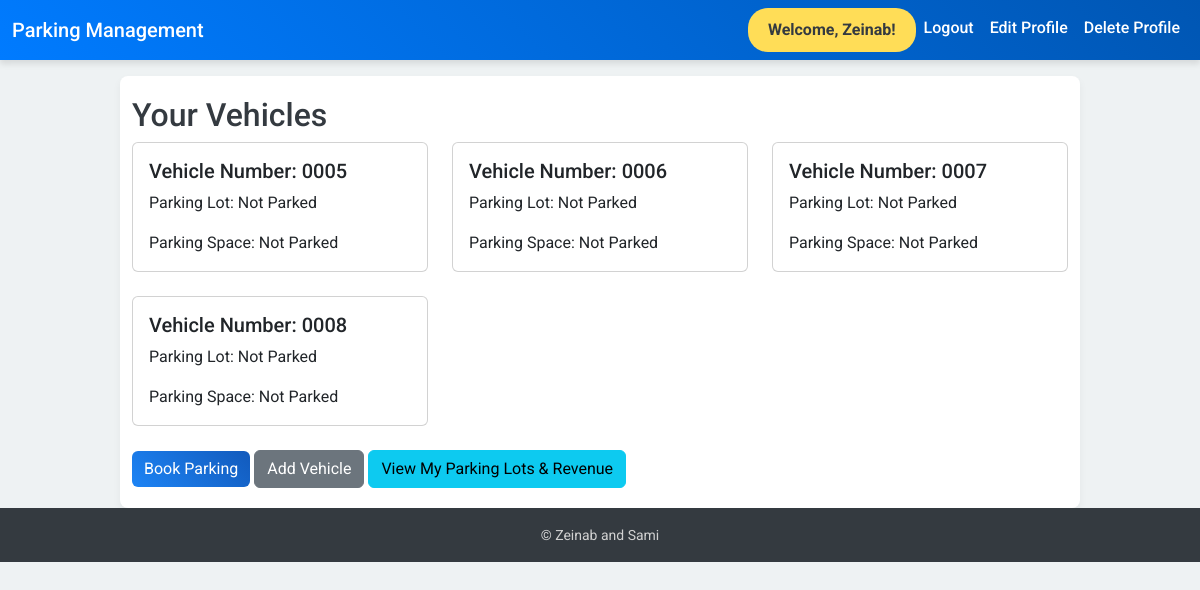
The page / (signed in) on the database its author committed.
### myapp/models.py (models this page shows)
class Vehicle(models.Model):
    user = models.ForeignKey(User, on_delete=models.CASCADE)
    vehicle_number = models.CharField(max_length=20)
    vehicle_type = models.CharField(max_length=20)
    is_parked = models.BooleanField(default=False)

### myapp/views.py (the view)
# urls.py: 2. Add a URL to urlpatterns:  path('', views.home, name='home')
def home(request):
    user = request.user
    vehicles = user.vehicle_set.all()
    vehicle_data = []
    for vehicle in vehicles:
        latest_booking = vehicle.booking_set.order_by('-start_time').first()
        if latest_booking:
            vehicle_data.append({
                'vehicle_number': vehicle.vehicle_number,
                'parking_lot': latest_booking.parking_space.parking_lot.name,
                'parking_space': latest_booking.parking_space.spot_number,
                'latest_booking_id': latest_booking.id
            })
        else:
            vehicle_data.append({
                'vehicle_number': vehicle.vehicle_number,
                'parking_lot': 'Not Parked',
                'parking_space': 'Not Parked'
            })
    context = {'vehicle_data': vehicle_data}
    return render(request, 'home.html', context)

### myapp/templates/home.html (shortened to what this page needs)
{% extends 'base.html' %}
{% block content %}
<h2>Your Vehicles</h2>
<div class="row">
    {% for vehicle in vehicle_data %}
        <div class="col-md-4 mb-4">
            <div class="card">
                <div class="card-body">
                    <h5 class="card-title">Vehicle Number: {{ vehicle.vehicle_number }}</h5>
                    <p class="card-text">Parking Lot: {{ vehicle.parking_lot }}</p>
                    <p class="card-text">Parking Space: {{ vehicle.parking_space }}</p>
                </div>
            </div>
        </div>
    {% endfor %}
</div>
<a href="{% url 'select_parking_lot' %}" class="btn btn-primary">Book Parking</a>
<a href="{% url 'add_vehicle' %}" class="btn btn-secondary">Add Vehicle</a>
<a href="{% url 'my_parking_lots' %}" class="btn btn-info">View My Parking Lots & Revenue</a>
{% endblock %}

### myapp/templates/base.html (shortened to what this page needs)
<!DOCTYPE html>
<html lang="en">
<head>
  <link rel="stylesheet" href="https://cdn.jsdelivr.net/npm/bootstrap@5.3.2/dist/css/bootstrap.min.css">
</head>
<body>
  <nav class="navbar navbar-expand-lg navbar-dark">
    <div class="container-fluid">
      <a class="navbar-brand" href="{% url 'home' %}">Parking Management</a>
      <div class="collapse navbar-collapse" id="navbarNav">
        <ul class="navbar-nav ms-auto">
          {% if user.is_authenticated %}
            <li class="nav-item">
              <a class="nav-link welcome" href="#">Welcome, {{ user.username }}!</a>
            </li>
            <li class="nav-item">
              <a class="nav-link" href="{% url 'logout' %}">Logout</a>
            </li>
            <li class="nav-item">
              <a class="nav-link" href="{% url 'edit_profile' %}">Edit Profile</a>
            </li>
            <li class="nav-item">
              <a class="nav-link" href="{% url 'delete_profile' %}">Delete Profile</a>
            </li>
          {% endif %}
        </ul>
      </div>
    </div>
  </nav>
  <main class="container mt-3">
    {% block content %}{% endblock %}
  </main>
  <footer class="footer text-center">
    <div class="container">
      <span>&copy; Zeinab and Sami </a></span>
    </div>
  </footer>
</body>
</html>

### myapp/templates/base.html (style rules this page uses)
body { background-color: #eef2f3; font-family: 'Roboto', sans-serif; color: #343a40; margin: 0; }
.navbar { background: linear-gradient(45deg, #007bff, #0056b3); box-shadow: 0px 4px 6px rgba(0, 0, 0, 0.1); }
.navbar-brand, .nav-link { color: #ffffff !important; font-weight: 500; text-transform: capitalize; }
main { background: #ffffff; padding: 20px; border-radius: 8px; box-shadow: 0 4px 8px rgba(0, 0, 0, 0.05); }
.footer { background-color: #343a40; color: #d1d1d1; padding: 15px 0; }
.footer span { font-size: 14px; }
.btn-primary { background: linear-gradient(45deg, #1d84f5, #125abc); border: none; }
.container.mt-3 { max-width: 960px; }
.navbar .nav-link.welcome { background-color: #ffdd57; color: #343a40 !important; font-weight: bold; padding: 10px 20px; border-radius: 20px; transition: all 0.3s ease-in-out; }

### rows shown on the page
Vehicle: vehicle_number "0005"
Vehicle: vehicle_number "0006"
Vehicle: vehicle_number "0007"
Vehicle: vehicle_number "0008"

### other values the page prints
{{ user.username }} "Zeinab"
{{ vehicle.parking_lot }} "Not Parked" "Not Parked" "Not Parked" "Not Parked"
{{ vehicle.parking_space }} "Not Parked" "Not Parked" "Not Parked" "Not Parked"
